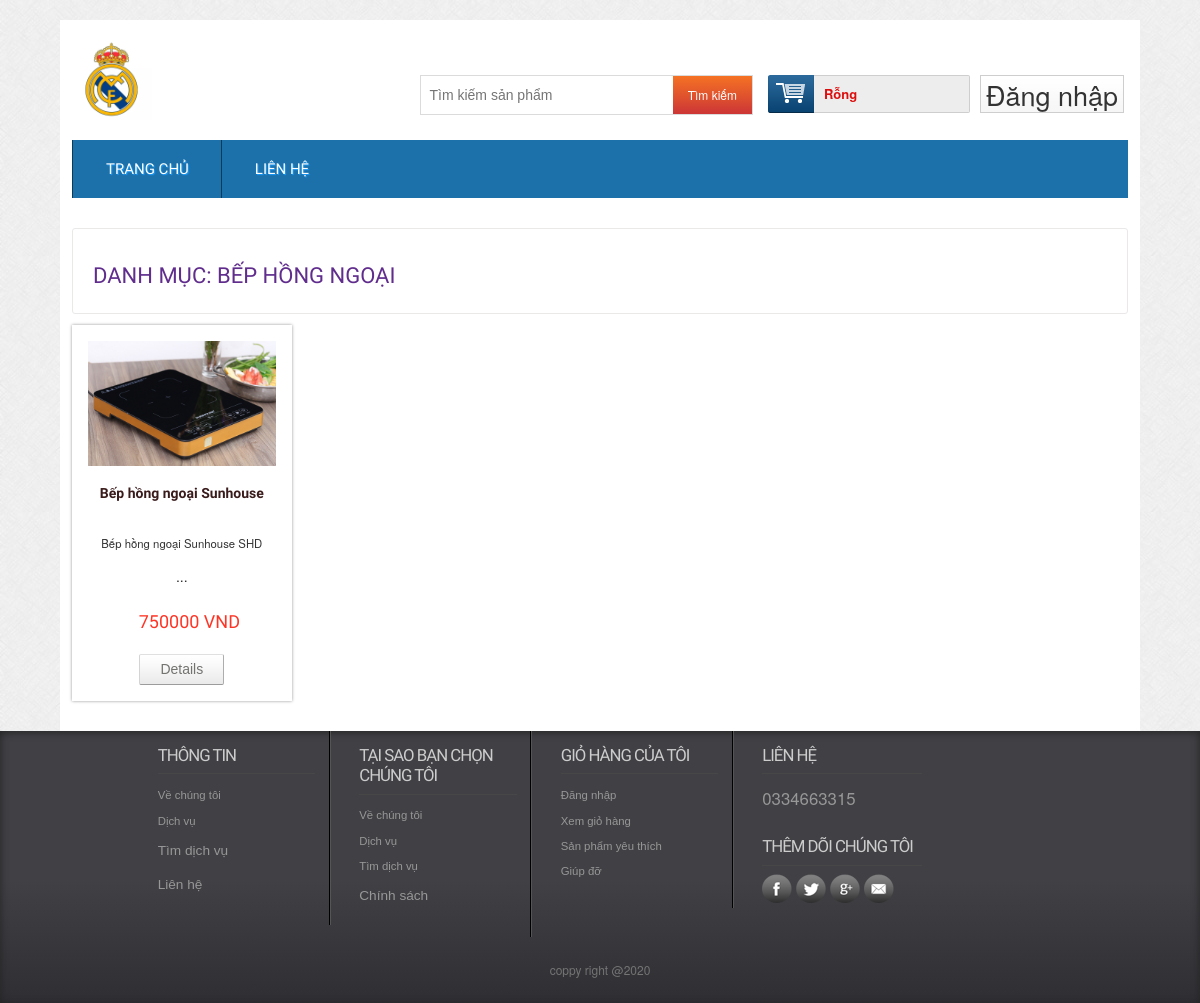
/web_mvc/productbycat.php?catid=28, run on the app's committed database.
### tables this page shows
CREATE TABLE `tbl_product` (
  `productId` int(11) NOT NULL,
  `productName` tinytext NOT NULL,
  `product_code` varchar(200) NOT NULL,
  `productQuantity` varchar(50) NOT NULL,
  `product_soldout` varchar(50) NOT NULL DEFAULT '0',
  `product_remain` varchar(50) NOT NULL,
  `catId` int(11) NOT NULL,
  `brandId` int(11) NOT NULL,
  `product_desc` text NOT NULL,
  `type` int(11) NOT NULL,
  `price` varchar(255) NOT NULL,
  `image` varchar(255) NOT NULL
);

CREATE TABLE `tbl_category` (
  `catId` int(11) NOT NULL,
  `catName` varchar(255) NOT NULL
);

### web_mvc/classes/category.php (called while the page is built, shortened)
<?php
	$filepath = realpath(dirname(__FILE__));
	include_once ($filepath.'/../lib/database.php');
	include_once ($filepath.'/../helpers/format.php');
?>
<?php
	class category
	{
		private $db;
		public function __construct()
		{
			$this->db = new Database();
		}
		public function get_product_by_cat($id)
		{
			$query = "SELECT * FROM tbl_product where catId = '$id' order by catId desc LIMIT 8";
			$result = $this->db->select($query);
			return $result;
		}
		public function get_name_by_cat($id)
		{
			$query = "SELECT tbl_product.*,tbl_category.catName,tbl_category.catId
					  FROM tbl_product,tbl_category
					  WHERE tbl_product.catId = tbl_category.catId
					  AND tbl_product.catId ='$id' LIMIT 1 ";
			$result = $this->db->select($query);
			return $result;
		}
	}
 ?>

### web_mvc/lib/database.php (called while the page is built, shortened)
<?php
Class Database extends PDO{
   public $host   = DB_HOST;
   public $user   = DB_USER;
   public $pass   = DB_PASS;
   public $dbname = DB_NAME;
   public $link;
private function connectDB(){
   $this->link = new mysqli($this->host, $this->user, $this->pass,
    $this->dbname);
 }
public function select($query){
  $result = $this->link->query($query) or
   die($this->link->error.__LINE__);
  if($result->num_rows > 0){
    return $result;
  } else {
    return false;
  }
 }
}

### web_mvc/helpers/format.php (called while the page is built, shortened)
<?php
class Format{
 public function textShorten($text, $limit = 400){
    $text = $text. " ";
    $text = substr($text, 0, $limit);
    $text = substr($text, 0, strrpos($text, ' '));
    $text = $text."...";
    return $text;
 }
}
?>

### web_mvc/productbycat.php (the view, shortened to what this page needs)
<?php
	include 'inc/header.php';
 ?>
<?php
    if(!isset($_GET['catid']) || $_GET['catid'] == NULL){
        echo "<script> window.location = '404.php' </script>";
    }else {
        $id = $_GET['catid'];
    }
  ?>
 <div class="main">
    <div class="content">
    	<div class="content_top">
    		<?php
	      	$name_cat = $cat->get_name_by_cat($id);
	      	if ($name_cat) {
	      		while ($result_name = $name_cat->fetch_assoc()) {
	      	 ?>
    		<div class="heading">
    		<h3>Danh mục: <?php echo $result_name['catName'] ; ?></h3>
    		</div>
    		<?php
				}
	      	}
			?>
    	</div>
	      <div class="section group">
	      	<?php
	      	$productbycat = $cat->get_product_by_cat($id);
	      	if ($productbycat) {
	      		while ($result = $productbycat->fetch_assoc()) {
	      	 ?>
				<div class="grid_1_of_4 images_1_of_4">
					 <a href="preview-3.php"><img src="admin/uploads/<?php echo $result['image'] ?>" alt="" /></a>
					 <h2><?php echo $result['productName'] ?></h2>
					 <p><?php echo $fm->textShorten($result['product_desc'],50) ?></p>
					 <p><span class="price"><?php echo $result['price'].' VND' ?></span></p>
				     <div class="button"><span><a href="details.php?proid=<?php echo $result['productId']; ?>" class="details">Details</a></span></div>
				</div>
				<?php
				}
	      	}else {
	      		echo "Sản phẩm này hiện chưa có trong danh mục";
	      	}
				 ?>
			</div>
    </div>
 </div>
<?php
	include 'inc/footer.php';
 ?>

### web_mvc/css/style.css (style rules this page uses)
html,body,div,span,applet,object,iframe,h1,h2,h3,h4,h5,h6,p,blockquote,pre,a,abbr,acronym,address,big,cite,code,del,dfn,em,img,ins,kbd,q,s,samp,small,strike,strong,sub,sup,tt,var,b,u,i,dl,dt,dd,ol,nav ul,nav li,fieldset,form,label,legend,table,caption,tbody,tfoot,thead,tr,th,td,article,aside,canvas,details,embed,figure,figcaption,footer,header,hgroup,menu,nav,output,ruby,section,summary,time,mark,audio,video { margin:0;padding:0;border:0;font-size:100%;font:inherit;vertical-align:baseline; }
a { text-decoration:none; }
img { max-width:100%; }
body { font-family:Arial, Helvetica, sans-serif; background:url(../images/body_bg3.jpg); }
.section { clear: both; padding: 0px; margin: 0px; }
.group:before, .group:after { content:""; display:table; }
.group:after { clear:both; }
.group { zoom:1; }
.content { padding:20px 0; background:#FFF; }
.content h2 { font-size:40px; color:#333; font-family: 'Monda', sans-serif; }
.content_top { padding:15px 20px; border:1px solid #EBE8E8; border-radius:3px; }
.heading { float:left; margin-right:10%; }
.heading h3 { font-family: 'Monda', sans-serif; font-size:22px; color:#602D8D; text-transform:uppercase; }
.grid_1_of_4 { display: block; float:left; margin: 1% 0 1% 1.6%; box-shadow: 0px 0px 3px rgb(150, 150, 150); }
.grid_1_of_4:first-child { margin-left: 0; }
.images_1_of_4 { width: 20.8%; padding:1.5%; text-align:center; position:relative; }
.images_1_of_4 img { max-width:100%; }
.images_1_of_4 h2 { color: rgb(58, 27, 27); font-family: 'Monda', sans-serif; font-size: 14px; font-weight: 600; }
.images_1_of_4 p { font-size:0.8125em; padding:0.4em 0; color: #333; }
.images_1_of_4 p span.price { font-size: 18px; font-family: 'Monda', sans-serif; color: #ff3425; font-weight: 400; margin-left: 15px; }
.images_1_of_4 .button { float: left; line-height: 1.9em; margin-top: 0.3em; width: 100%; }
.images_1_of_4 .button a { padding:7px 20px; font-size:0.8em; }
.images_1_of_4 .button a { font-family: "Trebuchet MS",Arial,Helvetica,sans-serif; font-size: 14px; line-height: 15px; text-transform: none; color: #737370; text-decoration: none!important; background: url(../images/button-bg.png) repeat-x 0 0 #E8E8E8; display: inline-block; border-left: 1px solid #D4D4D4!important; border-right: 1px solid #ADADAD!important; border-top: 1px solid #E0E0E0!important; border-bottom: 1px solid #9C9C9C!important; cursor: pointer!important; margin: 0 2px; border-radius: 2px; -moz-border-radius: 2px; -webkit-border-radius: 2px; -webkit-transition: all 0.5s ease; -moz-transition: all 0.5s ease; -o-transition: all 0.5s ease; transition: all 0.5s ease; }

### data on the page
tbl_product: catId.catName "BẾP HỒNG NGOẠI", image (picture), productName "Bếp hồng ngoại Sunhouse", product_desc "Bếp hồng ngoại Sunhouse SHD ...", price "750000"
